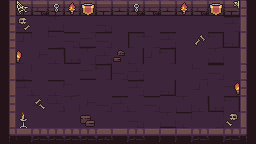

Tiled map render using the project's own tile images. Description and the map definition, with tile-layer contents summarised, below:
An orthogonal 16x9 tile map with 16x16 px tiles, 2 tile layers (ground, props) and 4 objects (up, right, left, down).

<map version="1.10" tiledversion="1.11.2" orientation="orthogonal" renderorder="right-up" width="16" height="9" tilewidth="16" tileheight="16" infinite="0" nextlayerid="4" nextobjectid="10">
 <tileset firstgid="1" source="default.tsx" />
 <layer id="1" name="ground" width="16" height="9">
  <data>[144 cells, 144 non-empty, 43 distinct tile ids]</data>
 </layer>
 <layer id="3" name="props" width="16" height="9">
  <data>[144 cells, 17 non-empty, 11 distinct tile ids]</data>
 </layer>
 <objectgroup color="#f6d32d" id="2" name="doors">
  <object id="6" name="up" x="112" y="0" width="16" height="16" />
  <object id="7" name="right" x="240" y="64" width="16" height="16" />
  <object id="8" name="left" x="0" y="64" width="16" height="16" />
  <object id="9" name="down" x="112" y="128" width="16" height="16" />
 </objectgroup>
</map>
